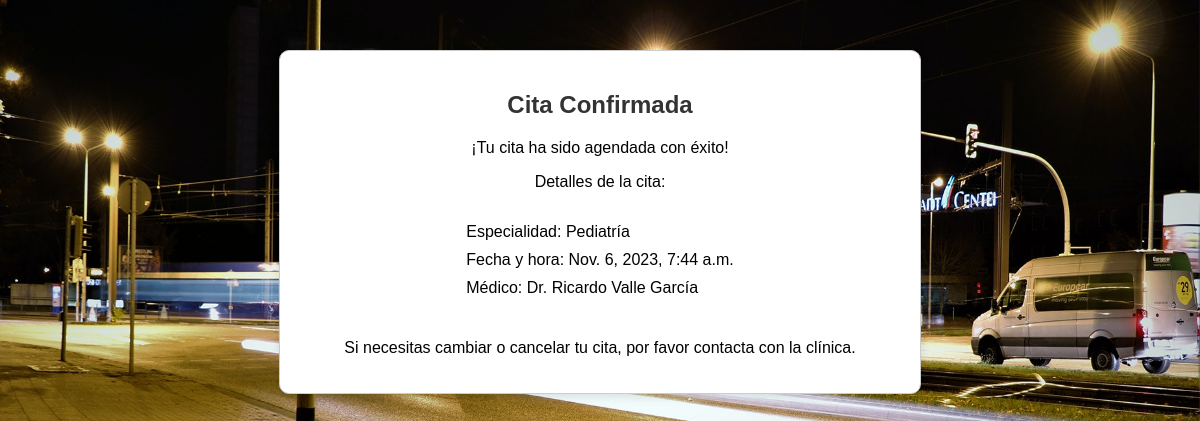
Page /cita-confirmada/7/ on the committed database.
### registro/models.py (models this page shows, shortened)
class Cita(models.Model):
    nombre = models.CharField(max_length=100, default='')  # Valor predeterminado para nombre
    telefono = models.CharField(max_length=20, default='')  # Valor predeterminado para telefono
    medico = models.ForeignKey(Medico, on_delete=models.CASCADE, related_name='citas')
    fecha_hora = models.DateTimeField(default=timezone.now)
    razon_visita = models.TextField()

class Medico(models.Model):
    nombre = models.CharField(max_length=100)
    numero_colegiado = models.CharField(max_length=20)
    especialidad = models.CharField(max_length=50)
    diagnostico = models.TextField()

### registro/views.py (the view)
# urls.py: path('cita-confirmada/<int:cita_id>/', registro_views.cita_confirmada_view, name='cita_confirmada'),
def cita_confirmada_view(request, cita_id):
    cita = Cita.objects.get(id=cita_id)
    return render(request, 'cita_confirmada.html', {'cita': cita})

### registro/templates/cita_confirmada.html (shortened to what this page needs)
{% load static %}
<!DOCTYPE html>
<html lang="es">
<head>
    <link rel="stylesheet" href="{% static 'styles.css' %}">
</head>
<body>
    <div class="confirmacion-cita">
        <h2>Cita Confirmada</h2>
        <p>¡Tu cita ha sido agendada con éxito!</p>
        <p>Detalles de la cita:</p>
        <ul>
            <li>Especialidad: {{ cita.medico.especialidad }}</li>
            <li>Fecha y hora: {{ cita.fecha_hora }}</li>
            <li>Médico: {{ cita.medico.nombre }}</li>
        </ul>
        <p>Si necesitas cambiar o cancelar tu cita, por favor contacta con la clínica.</p>
    </div>
</body>
</html>

### registro/static/styles.css (style rules this page uses)
body, html { margin: 0; padding: 0; font-family: 'Arial', sans-serif; background-image: url('/static/imagen10.jpg'); background-size: cover; background-repeat: no-repeat; background-position: center; }
.confirmacion-cita { text-align: center; padding: 20px; margin: 50px auto; border: 1px solid #ccc; max-width: 600px; background: #ffffff; box-shadow: 0 4px 8px rgba(0, 0, 0, 0.1); border-radius: 10px; position: relative; z-index: 2; }
.confirmacion-cita h2 { margin-bottom: 20px; color: #333; }
.confirmacion-cita ul { list-style: none; padding: 0; text-align: left; display: inline-block; margin-left: 0; }
.confirmacion-cita li { padding-left: 1em; text-indent: -1em; margin-bottom: 10px; }

### rows in the picture
Cita: medico.especialidad "Pediatría", fecha_hora "Nov. 6, 2023, 7:44 a.m.", medico.nombre "Dr. Ricardo Valle García"
